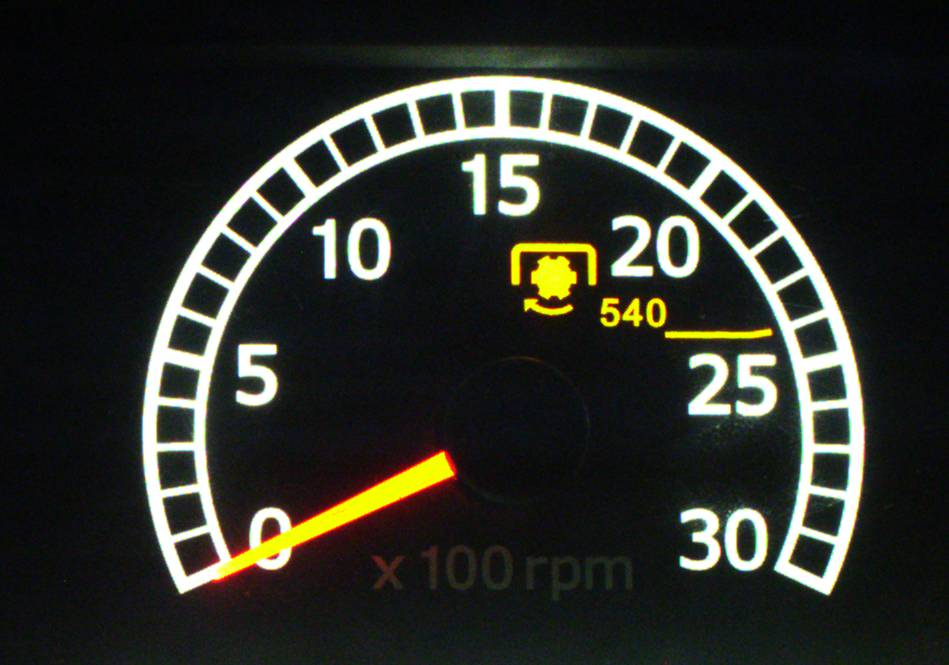
#> input picture data/needle_gauge/1.59592113294115.jpg, 949 x 665 px
$ python -i gauge_detector.py   (imports and definitions only)
#> lines starting #> are read from the running program, lines starting #| are printed output that depends on the picture; after the words box and inside, x2 and y2 are one past the last pixel; in counts of white or black regions, pixels touching at a corner belong together
#> further down, picture is the input picture: shape (665, 949, 3); mean B, G, R 40.9, 46.9, 45.2
import cv2
import numpy as np


def detect_gauge(image):
    """
    Detect the OUTER gauge circle.

    Uses Canny edges followed by Hough Circle detection.

    The outer gauge ring is preferred over smaller
    internal circular structures.
    """

    gray = cv2.cvtColor(
        image,
        cv2.COLOR_BGR2GRAY
    )
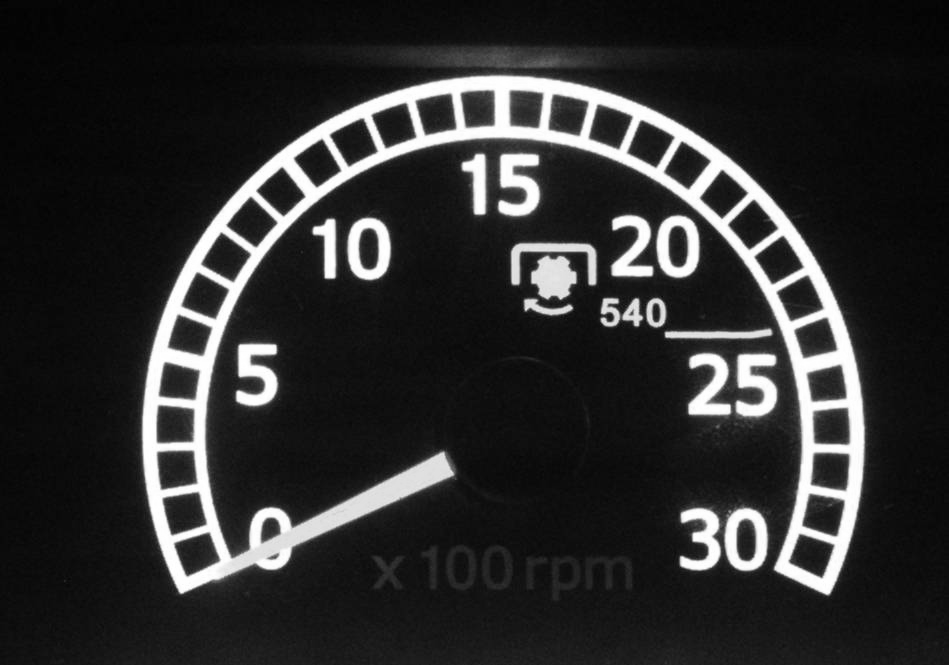
#> gray: shape (665, 949); min 1, max 255, mean 45.7

    gray = cv2.GaussianBlur(
        gray,
        (5, 5),
        1
    )

    edges = cv2.Canny(
        gray,
        50,
        150
    )
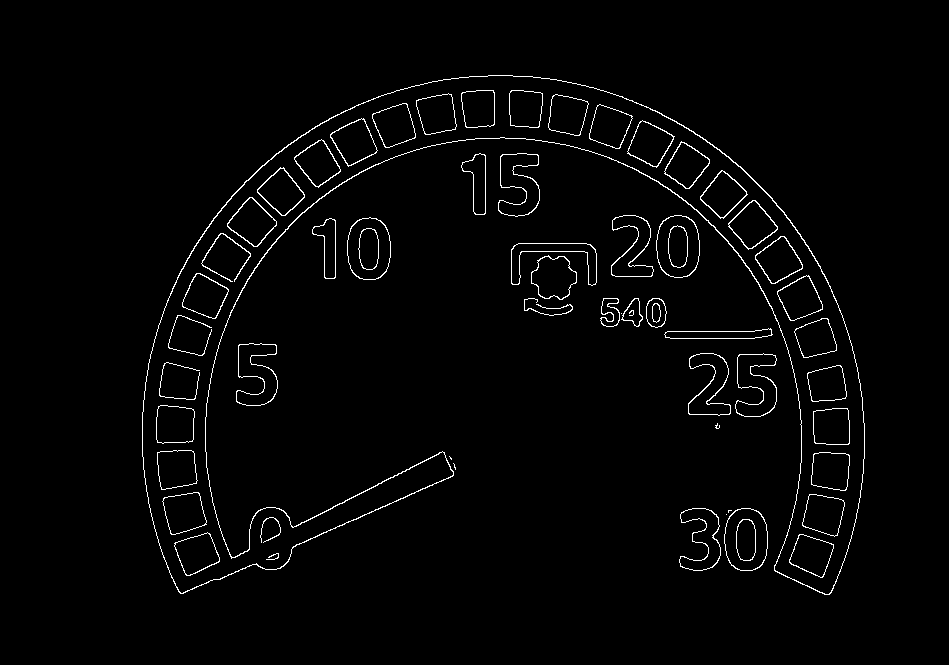
#> edges: shape (665, 949); 2% white in thin lines or dots, all inside (x1, y1, x2, y2) = (142, 75, 865, 595)

    # Slightly blur the edge image before Hough detection.
    edges = cv2.GaussianBlur(
        edges,
        (5, 5),
        1
    )
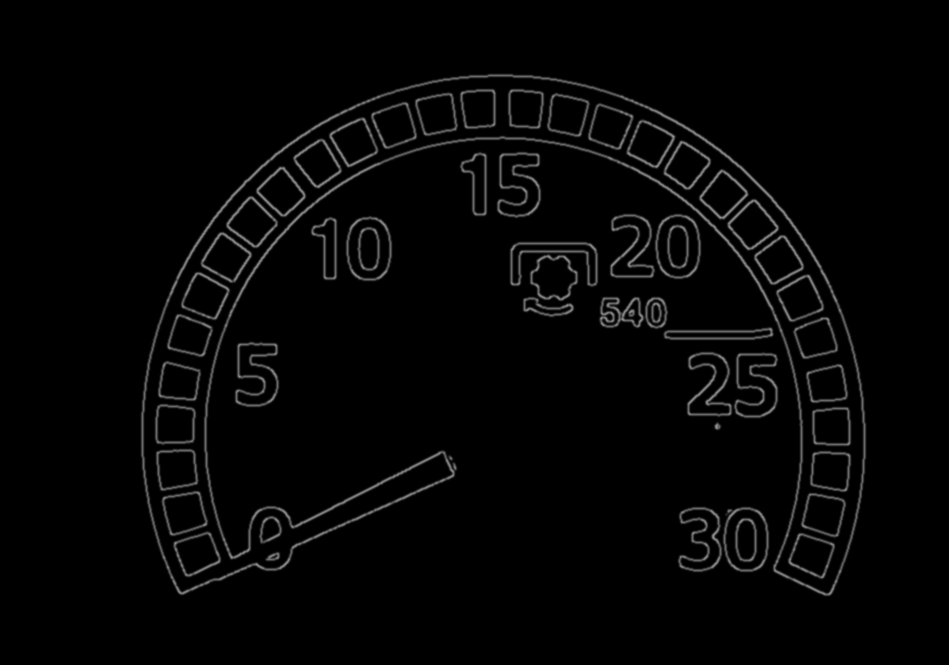
#> edges: shape (665, 949); min 0, max 150, mean 5.2

    height, width = gray.shape
#> height = 665; width = 949

    image_center = np.array(
        [width / 2, height / 2],
        dtype=np.float32
    )
#> image_center = [474.5, 332.5]

    circles = cv2.HoughCircles(
        edges,
        cv2.HOUGH_GRADIENT,
        dp=1.0,
        minDist=80,
        param1=100,
        param2=35,
        minRadius=320,
        maxRadius=390
    )
#> circles = [[500.5, 433.5, 359.8], [479.5, 512.5, 376.2]]

    if circles is None:

        raise RuntimeError(
            "Could not detect outer gauge circle."
        )

    circles = np.round(
        circles[0]
    ).astype(int)
#> circles = [[500, 434, 360], [480, 512, 376]]

    candidates = []

    for x, y, radius in circles:

        center = np.array(
            [x, y],
            dtype=np.float32
        )

        # Distance from image center.
        center_distance = np.linalg.norm(
            center -
            image_center
        )

        # Prefer larger circles.
        radius_score = radius

        # We expect the gauge center to be
        # reasonably near the image center,
        # but don't require an exact location.
        center_penalty = (
            center_distance * 0.5
        )

        score = (
            radius_score -
            center_penalty
        )

        candidates.append(
            (
                score,
                x,
                y,
                radius
            )
        )
#> this loop made 2 passes
#> (x, y, radius, center_distance, radius_score, center_penalty, score) on passes 1 to 2: (500, 434, 360, 104.7, 360, 52.33, 307.7), (480, 512, 376, 179.6, 376, 89.79, 286.2)
#> after the loop, candidates = [(307.7, 500, 434, 360), (286.2, 480, 512, 376)]

    # Highest score = best outer gauge candidate.
    candidates.sort(
        key=lambda item: item[0],
        reverse=True
    )

    _, x, y, radius = candidates[0]
#> x = 500; y = 434; radius = 360

    return (
        int(x),
        int(y),
        int(radius)
    )

>>> import cv2
>>> picture = cv2.imread('../data/needle_gauge/1.59592113294115.jpg')
>>> result = detect_gauge(picture)
#> result = (500, 434, 360)

$ run again, on data/needle_gauge/2958.91103324127.jpg
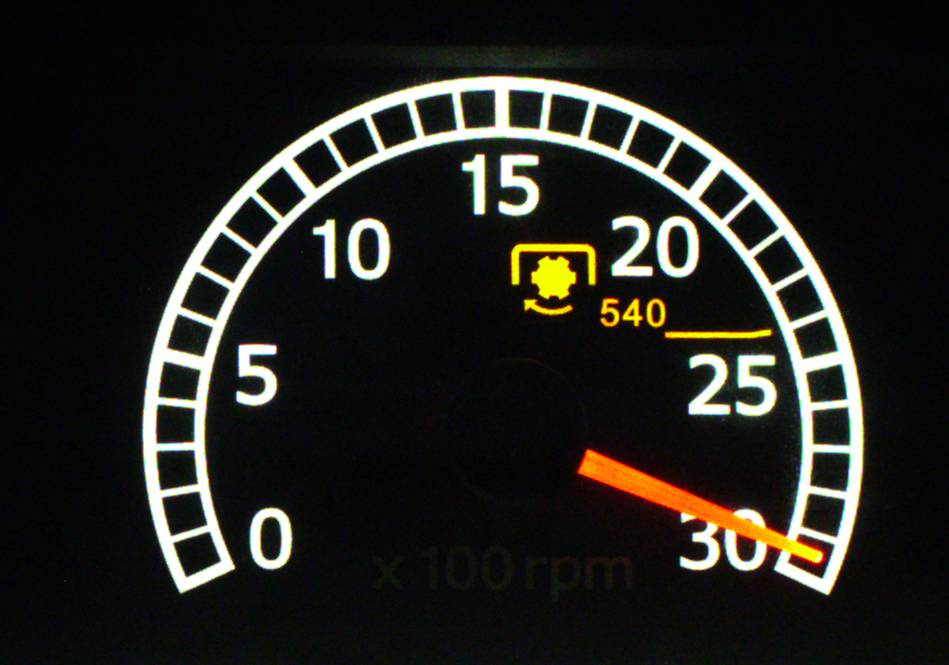
#> input picture data/needle_gauge/2958.91103324127.jpg, 949 x 665 px
#> picture is the input picture: shape (665, 949, 3); mean B, G, R 30.5, 34.8, 35.1
#> in detect_gauge, `edges = cv2.Canny( gray, 50, 150 )`:
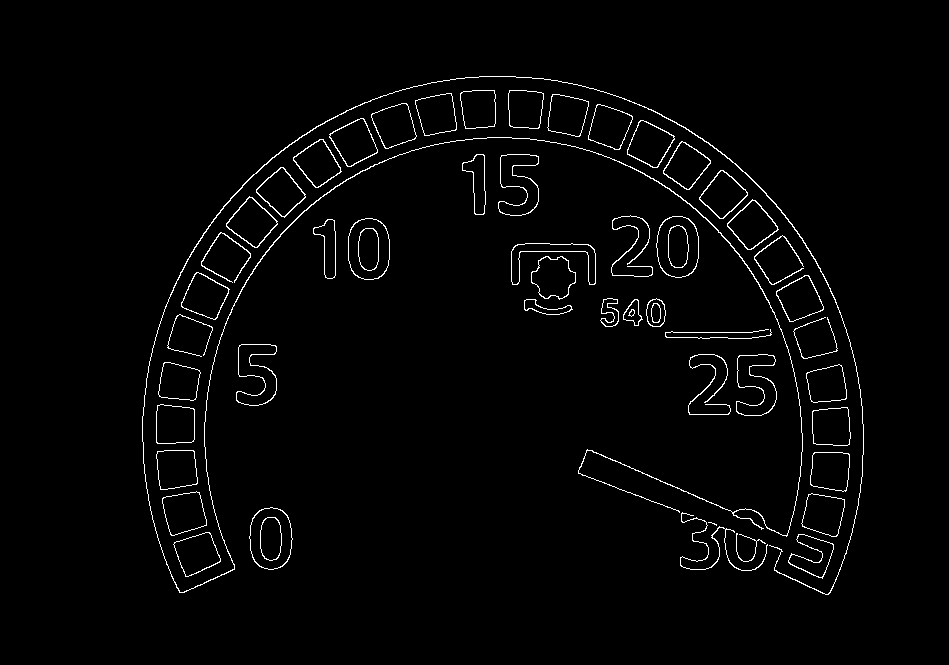
#> edges: shape (665, 949); 2% white in thin lines or dots, all inside (x1, y1, x2, y2) = (142, 76, 864, 595)
#> in detect_gauge, `edges = cv2.GaussianBlur( edges, (5, 5), 1 )`:
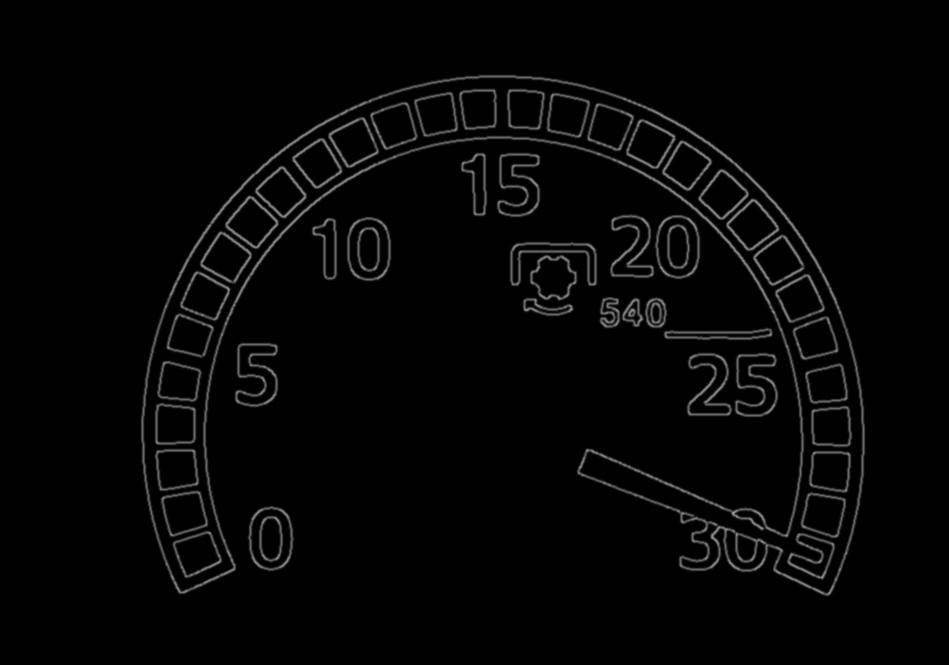
#> edges: shape (665, 949); min 0, max 162, mean 5.2
#> in detect_gauge, `circles = cv2.HoughCircles( edges, cv2.HOUGH_GRADIENT, dp=1.0, minDist..`: circles = [[502.5, 437.5, 360.7]]
#> in detect_gauge, `circles = np.round( circles[0] ).astype(int)`: circles = [[502, 438, 361]]
#> the loop in detect_gauge, `for x, y, radius in circles: ` made 1 pass
#> (x, y, radius, center_distance, radius_score, center_penalty, score) on pass 1: (502, 438, 361, 109, 361, 54.51, 306.5)
#> after the loop in detect_gauge, `for x, y, radius in circles:`: candidates = [(306.5, 502, 438, 361)]
#> in detect_gauge, `_, x, y, radius = candidates[0]`: x = 502; y = 438; radius = 361
#> result = (502, 438, 361)
